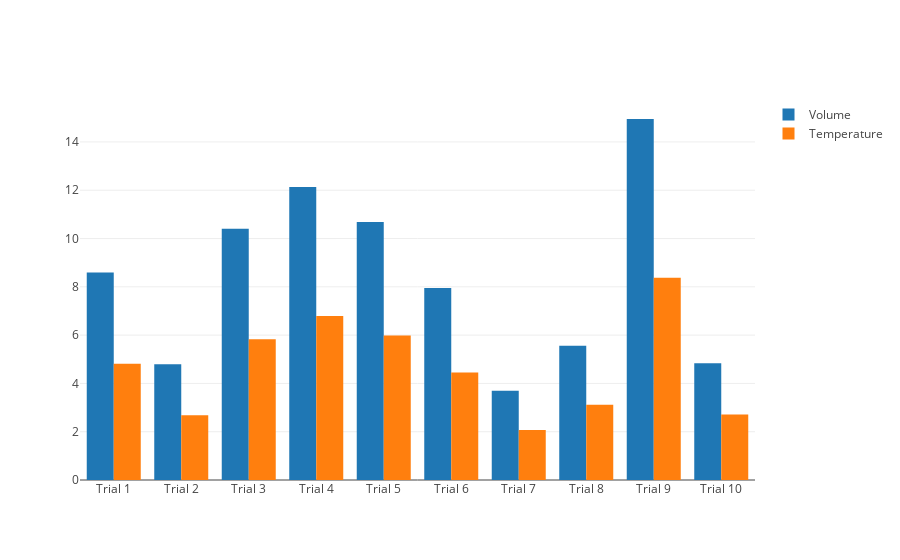

Source (notebook cell):
### Code cell
# STEP 3.
# Graph-generating cell - run after generating each new data pair.
init_notebook_mode(connected=True)

# Generates volume bars.
trace1 = go.Bar(
    x=trials,
    y=volumes,
    name='Volume'
)

# Generates temperature bars.
trace2 = go.Bar(
    x=trials,
    y=temps,
    name='Temperature'
)

# Gives graph grouped-bars layout.
data = [trace1, trace2]
layout = go.Layout(
    barmode='group'
)

# Renders graph.
fig = go.Figure(data=data, layout=layout)
py.iplot(fig, filename='grouped-bar')

# Run step 2 then step 3 repeatedly until satisfied with your table of values

### Figure 1 — Plotly figure (JSON) as saved in the notebook; plotly's stock layout.template omitted (floating-point values rounded to 4 significant figures)
{"data": [{"name": "Volume", "type": "bar", "uid": "9e740150-86da-11e8-aafc-28cfe9142f7f", "x": ["Trial 1", "Trial 2", "Trial 3", "Trial 4", "Trial 5", "Trial 6", "Trial 7", "Trial 8", "Trial 9", "Trial 10"], "y": [8.59, 4.79, 10.41, 12.13, 10.68, 7.95, 3.7, 5.56, 14.95, 4.84]}, {"name": "Temperature", "type": "bar", "uid": "9e7404a2-86da-11e8-aafc-28cfe9142f7f", "x": ["Trial 1", "Trial 2", "Trial 3", "Trial 4", "Trial 5", "Trial 6", "Trial 7", "Trial 8", "Trial 9", "Trial 10"], "y": [4.81, 2.682, 5.83, 6.793, 5.981, 4.452, 2.072, 3.114, 8.372, 2.71]}], "layout": {"barmode": "group"}}
